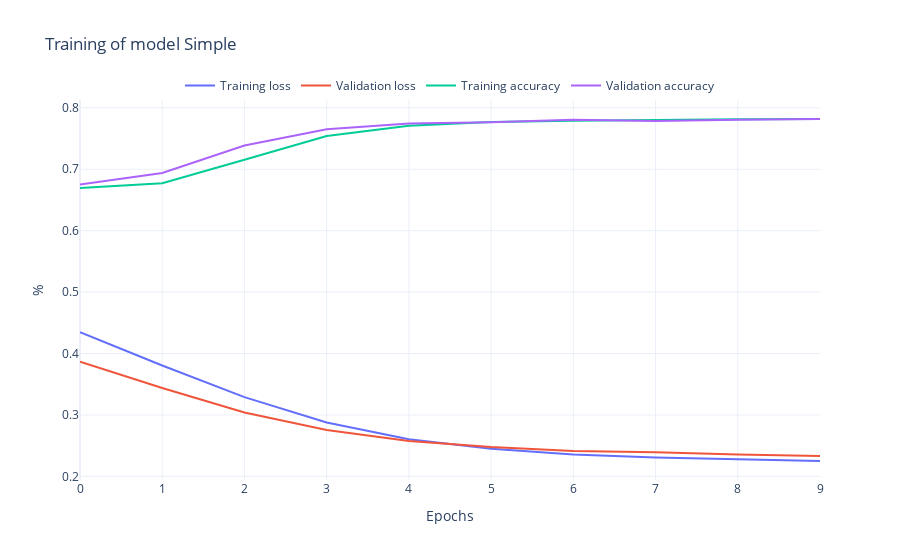

Source (notebook cell):
### Markdown cell above
#### Plot the training and validation loss

### Code cell
rst.plot_history(history_simple, "Simple")

### Figure 1 — Plotly figure (JSON) as saved in the notebook; plotly's stock layout.template omitted (floating-point values rounded to 4 significant figures)
{"data": [{"mode": "lines", "name": "Training loss", "type": "scatter", "y": [0.4347, 0.3805, 0.329, 0.2876, 0.2606, 0.245, 0.2357, 0.2309, 0.2278, 0.2251]}, {"mode": "lines", "name": "Validation loss", "type": "scatter", "y": [0.3868, 0.3439, 0.3039, 0.2754, 0.2576, 0.2478, 0.2414, 0.2394, 0.2356, 0.2332]}, {"mode": "lines", "name": "Training accuracy", "type": "scatter", "y": [0.6694, 0.6774, 0.7154, 0.754, 0.7708, 0.7768, 0.7789, 0.7803, 0.7815, 0.7817]}, {"mode": "lines", "name": "Validation accuracy", "type": "scatter", "y": [0.6754, 0.6938, 0.7387, 0.7652, 0.7746, 0.7764, 0.7807, 0.7787, 0.7806, 0.7818]}], "layout": {"legend": {"bgcolor": "rgba(255,255,255,0.5)", "orientation": "h", "x": 0.5, "xanchor": "center", "y": 1, "yanchor": "bottom"}, "title": {"text": "Training of model Simple"}, "xaxis": {"title": {"text": "Epochs"}}, "yaxis": {"title": {"text": "%"}}}}
